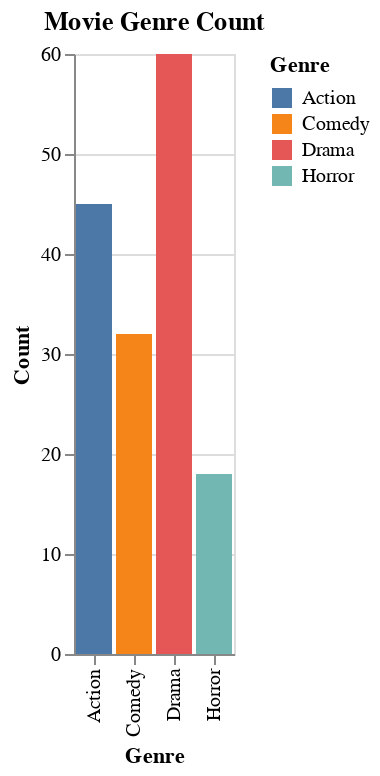

Notebook source saved alongside this figure:
### Code cell
source = pd.DataFrame({
    'Genre': ['Action', 'Comedy', 'Drama', 'Horror'],
    'Count': [45, 32, 60, 18]
})

alt.Chart(source).mark_bar().encode(
    x='Genre',
    y='Count',
    color='Genre'
).properties(title="Movie Genre Count")

### Figure 1 — Vega-Lite specification as saved in the notebook (floating-point values rounded to 4 significant figures)
{"config": {"view": {"continuousWidth": 300, "continuousHeight": 300}}, "data": {"name": "data-c27cb5ab6a77865568e282d0876fbb7d"}, "mark": {"type": "bar"}, "encoding": {"color": {"field": "Genre", "type": "nominal"}, "x": {"field": "Genre", "type": "nominal"}, "y": {"field": "Count", "type": "quantitative"}}, "title": "Movie Genre Count", "$schema": "https://vega.github.io/schema/vega-lite/v5.8.0.json", "datasets": {"data-c27cb5ab6a77865568e282d0876fbb7d": [{"Genre": "Action", "Count": 45}, {"Genre": "Comedy", "Count": 32}, {"Genre": "Drama", "Count": 60}, {"Genre": "Horror", "Count": 18}]}}
